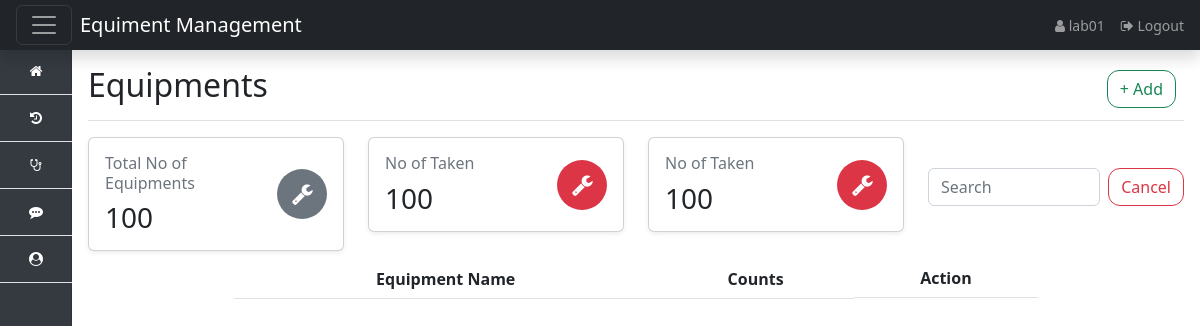
Page /equipment (signed in) on the earlier database version.
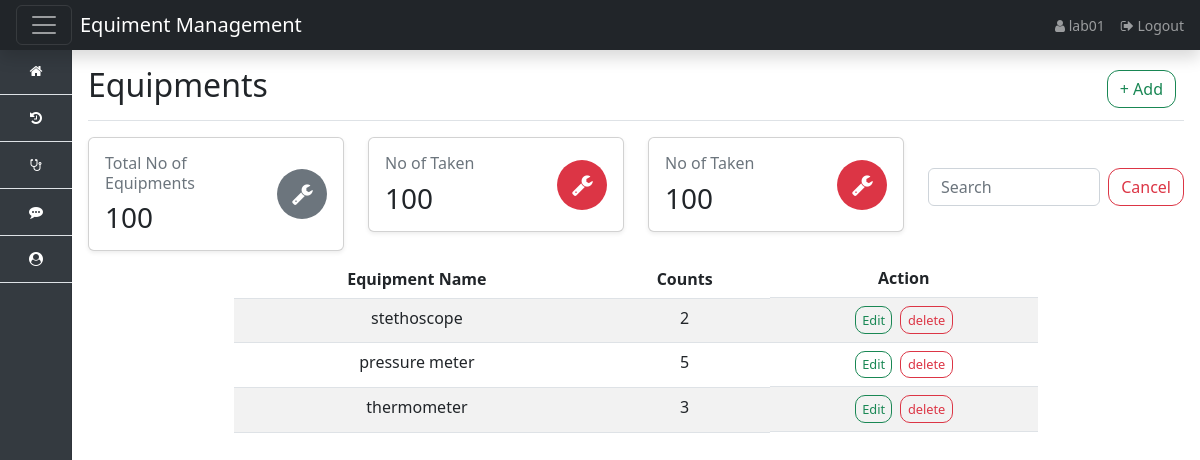
Same page on the later database version.
### app/models.py (models this page shows, shortened)
class Equiment(models.Model):
    name = models.CharField(max_length=100, null=True)
    count = models.IntegerField(default=0)
    lab = models.ForeignKey(User, on_delete=models.CASCADE, null=True, blank=True)

### app/views.py (the view)
# urls.py: path('equipment',views.equipments,name='equipments'),
def equipments(request):
    equipment = Equiment.objects.filter(lab=request.user)
    context = {
        'equipment': equipment
    }
    return render(request,'equiments/equipments.html',context)

### Template/equiments/equipments.html (shortened to what the changed rows need)
{% extends 'base.html' %}
{% block content %}
<div class="d-flex justify-content-between flex-wrap flex-md-nowrap align-items-center  pb-2 mb-3 border-bottom">
    <h1 class="h2">Equipments</h1>
</div>
<div class="container center-container">
    <div class="w-75">
        <div class="app-table">
            <table class="table table-striped table-hover">
                <thead>
                    <tr>
                        <th>Equipment Name</th>
                        <th>Counts</th>
                        <th class="btn-group-center">Action</th>
                    </tr>
                </thead>
                <tbody>
                    {% for equiments in equipment %}
                    <tr>
                        <td>{{ equiments.name }}</td>
                        <td>{{ equiments.count }}</td>
                        <td class="btn-group-center">
                            <a href="{% url 'editequipment' equiments.id %}" class="btn btn-outline-success custom-btn-small">
                                Edit
                            </a>
                            <a href="{% url 'deleteequipment' equiments.id %}" class="btn btn-outline-danger custom-btn-small">
                                delete
                            </a>
                        </td>
                    </tr>
                    {% endfor %}
                </tbody>
            </table>
        </div>
    </div>
</div>
{% endblock %}

Differences in the rows shown:
added Equiment: name "stethoscope", count "2"
added Equiment: name "pressure meter", count "5"
added Equiment: name "thermometer", count "3"
